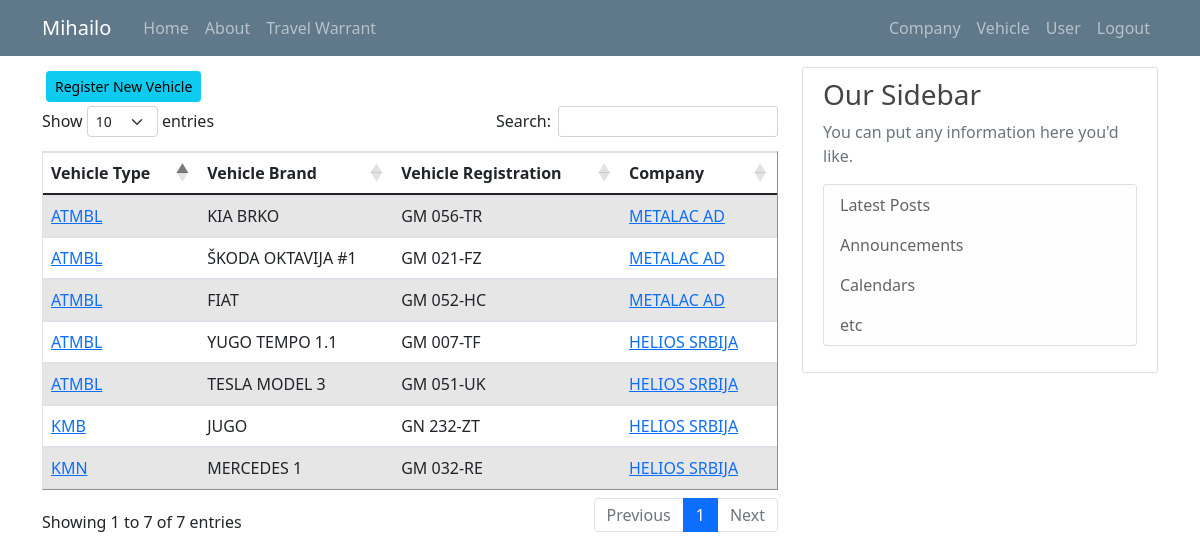
Page /vehicle_list (signed in) on the committed database.
### putninalozi/models.py (models this page shows, shortened)
class User(db.Model, UserMixin):
    id = db.Column(db.Integer, primary_key=True)
    email = db.Column(db.String(120), unique=True, nullable=False)
    password = db.Column(db.String(60), nullable = False)
    name = db.Column(db.String(20), unique=False, nullable=False)
    surname = db.Column(db.String(20), unique=False, nullable=False)
    gender = db.Column(db.String(1)) #(0, "srednji"), (1, "muški"), (2, "ženski")
    workplace = db.Column(db.String(20), unique=False, nullable=False)
    authorization = db.Column(db.String(10), nullable = False) # ovde treba da budu tipovi korisnika: S_admin, C_admin, C_user
    company_id = db.Column(db.Integer, db.ForeignKey('company.id'), nullable=True)
    travelwarrants = db.relationship('TravelWarrant', backref='travelwarrant_user', lazy=True)

class Vehicle(db.Model):
    id = db.Column(db.Integer, primary_key=True)
    vehicle_type = db.Column(db.String(10), nullable = False)
    vehicle_brand = db.Column(db.String(10), nullable = False)
    vehicle_registration = db.Column(db.String(12), nullable = False)
    company_id = db.Column(db.Integer, db.ForeignKey('company.id'), nullable=False)

class Company(db.Model):
    id = db.Column(db.Integer, primary_key=True)
    companyname = db.Column(db.String(20), unique=True, nullable=False)         #Helios, Metalac, Tetrapak, Foka, Papir Print
    company_address = db.Column(db.String(20), unique=False, nullable=False)
    company_address_number = db.Column(db.Integer, nullable=False)
    company_zip_code = db.Column(db.Integer, nullable=False)
    company_city = db.Column(db.String(20), unique=False, nullable=False)
    company_state = db.Column(db.String(20), unique=False, nullable=False)
    company_pib = db.Column(db.Integer, nullable=False)
    company_mb = db.Column(db.Integer, nullable=False)
    company_site = db.Column(db.String(20), unique=True, nullable=False) #vidi imali neki model tipa db.Link()
    company_mail = db.Column(db.String(120), unique=True, nullable=False)
    company_phone = db.Column(db.Integer, nullable=False)
    company_logo = db.Column(db.String(60), nullable=False)
    users = db.relationship('User', backref='user_company', lazy=True)
    vehicles = db.relationship('Vehicle', backref='vehicle_company', lazy=True)
    travelwarrants = db.relationship('TravelWarrant', backref='travelwarrant_company', lazy=True)

### putninalozi/vehicles/routes.py (the view)
@vehicles.route("/vehicle_list")
def vehicle_list():
    if not current_user.is_authenticated:
        flash('You have to be logged in to access this page', 'danger')
        return redirect(url_for('users.login'))
    elif current_user.authorization != 's_admin' and current_user.authorization != 'c_admin':
        abort(403)
    vehicles = Vehicle.query.all()
    return render_template('vehicle_list.html', title='Vehicles', vehicles=vehicles)

### putninalozi/models.py (called while the page is built)
@login_manager.user_loader
def load_user(user_id):
    return User.query.get(int(user_id))

### putninalozi/templates/vehicle_list.html (shortened to what this page needs)
{% extends "layout.html" %}
{% block content %}
{% if current_user.authorization != 'c_user' %}
  <a class="btn btn-info btn-sm m-1" href="{{ url_for('vehicles.register_v') }}">Register New Vehicle</a>
{% endif %}
<table id="data" border="1" class="table table-striped">
  {% if current_user.authorization == 's_admin' %}
    <thead>
      <tr>
        <th>Vehicle Type</th>
        <th>Vehicle Brand</th>
        <th>Vehicle Registration</th>
        <th>Company</th>
      </tr>
    </thead>
    <tbody>
      {% for vehicle in vehicles %}
        <tr>
          <td><a class="mr-2" href="{{ url_for('vehicles.vehicle_profile', vehicle_id=vehicle.id) }}" title="Edit Vehicle">{{ vehicle.vehicle_type }}</a></td>
          <td>{{ vehicle.vehicle_brand }}</td>
          <td>{{ vehicle.vehicle_registration }}</td>
          <td><a class="mr-2" href="#" title="Edit Company">{{ vehicle.vehicle_company.companyname }}</a></td>
        </tr>
      {% endfor %}
    </tbody>
  {% endif %}
</table>
{% endblock content%}

### putninalozi/templates/layout.html (shortened to what this page needs)
<!doctype html>
<html lang="en">
  <head>
    <link rel="stylesheet" href="https://cdn.jsdelivr.net/npm/bootstrap@4.3.1/dist/css/bootstrap.min.css">
    <link rel="stylesheet" type="text/css" href="{{ url_for('static', filename='main.css') }}">
    <link href="https://cdn.jsdelivr.net/npm/bootstrap@5.0.1/dist/css/bootstrap.min.css" rel="stylesheet">
    <link rel="stylesheet" type="text/css" href="https://cdn.datatables.net/1.10.25/css/dataTables.bootstrap5.css">
  </head>
  <body>
    <header class="site-header">
      <nav class="navbar navbar-expand-md navbar-dark bg-steel fixed-top">
        <div class="container">
          <a class="navbar-brand mr-4" href="/">{{ current_user.name }}</a>
          <div class="collapse navbar-collapse" id="navbarToggle">
            <div class="navbar-nav mr-auto">
              {% if current_user.is_authenticated %}
                <a class="nav-item nav-link" href="{{ url_for('main.home') }}">Home</a>
                <a class="nav-item nav-link" href="{{ url_for('main.about') }}">About</a>
                <a class="nav-item nav-link" href="{{ url_for('travel_warrants.travel_warrant_list') }}">Travel Warrant</a>
              {% else %}
                <a class="nav-item nav-link" href="{{ url_for('main.home') }}">Home</a>
                <a class="nav-item nav-link" href="{{ url_for('main.about') }}">About</a>
              {% endif %}
            </div>
            <div class="navbar-nav">
              {% if current_user.is_authenticated %}
                {% if current_user.authorization == 's_admin' %}
                  <a class="nav-item nav-link" href="{{ url_for('companys.company_list') }}">Company</a>
                  <a class="nav-item nav-link" href="{{ url_for('vehicles.vehicle_list') }}">Vehicle</a>
                  <a class="nav-item nav-link" href="{{ url_for('users.user_list') }}">User</a>
                  <a class="nav-item nav-link" href="{{ url_for('users.logout') }}">Logout</a>
                {% else %}
                  <a class="nav-item nav-link" href="{{ url_for('users.user_list') }}">User</a>
                  <a class="nav-item nav-link" href="{{ url_for('users.logout') }}">Logout</a>
                {% endif %}
              {% else %}
                <a class="nav-item nav-link" href="{{ url_for('users.login') }}">Login</a>
              {% endif %}
            </div>
          </div>
        </div>
      </nav>
    </header>
    <main role="main" class="container">
      <div class="row">
        <div class="col-md-8">
          {% block content %}{% endblock %}
        </div>
        <div class="col-md-4">
          <div class="content-section">
            <h3>Our Sidebar</h3>
            <p class='text-muted'>You can put any information here you'd like.
              <ul class="list-group">
                <li class="list-group-item list-group-item-light">Latest Posts</li>
                <li class="list-group-item list-group-item-light">Announcements</li>
                <li class="list-group-item list-group-item-light">Calendars</li>
                <li class="list-group-item list-group-item-light">etc</li>
              </ul>
            </p>
          </div>
        </div>
      </div>
    </main>
  </body>
</html>

### putninalozi/static/main.css (style rules this page uses)
body { background: #fafafa; color: #333333; margin-top: 5rem; }
h1, h2, h3, h4, h5, h6 { color: #444444; }
.bg-steel { background-color: #5f788a; }
.site-header .navbar-nav .nav-link { color: #cbd5db; }
.content-section { background: #ffffff; padding: 10px 20px; border: 1px solid #dddddd; border-radius: 3px; margin-bottom: 20px; }

### rows in the picture
User: name "Mihailo"
Vehicle: vehicle_type "ATMBL", vehicle_brand "KIA BRKO", vehicle_registration "GM 056-TR", vehicle_company.companyname "METALAC AD"
Vehicle: vehicle_type "ATMBL", vehicle_brand "ŠKODA OKTAVIJA #1", vehicle_registration "GM 021-FZ", vehicle_company.companyname "METALAC AD"
Vehicle: vehicle_type "KMN", vehicle_brand "MERCEDES 1", vehicle_registration "GM 032-RE", vehicle_company.companyname "HELIOS SRBIJA"
Vehicle: vehicle_type "ATMBL", vehicle_brand "FIAT", vehicle_registration "GM 052-HC", vehicle_company.companyname "METALAC AD"
Vehicle: vehicle_type "ATMBL", vehicle_brand "YUGO TEMPO 1.1", vehicle_registration "GM 007-TF", vehicle_company.companyname "HELIOS SRBIJA"
Vehicle: vehicle_type "ATMBL", vehicle_brand "TESLA MODEL 3", vehicle_registration "GM 051-UK", vehicle_company.companyname "HELIOS SRBIJA"
Vehicle: vehicle_type "KMB", vehicle_brand "JUGO", vehicle_registration "GN 232-ZT", vehicle_company.companyname "HELIOS SRBIJA"
